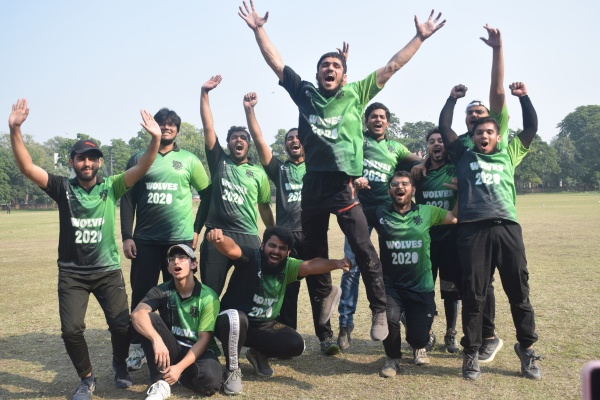
#> input picture Semester5/ES-II/ai/MediaPipe_Session/data/resized_Champions.jpg, 600 x 400 px, given in place of Champions.jpg, which was not available
$ jupyter execute 01_OpenCV_Basics.ipynb   (text cells are left out)
#> lines starting #> are read from the running program, lines starting #| are printed output that depends on the picture; pictures that were not available may be replaced by others from this repository, and a replacement may not be noted
[cell 1]
import numpy as np
import cv2 as cv
import matplotlib.pyplot as plt
import matplotlib.image as mpimg

[cell 2]
originalImg = cv.imread('./data/Champions.jpg')
#> originalImg is the input picture: shape (400, 600, 3); mean B, G, R 139.4, 146.2, 141.3
#cv.imshow('Champions 2023', originalImg)
#cv.waitKey(0)
#cv.destroyAllWindows()

[cell 3]
def displayImage(path):
#> called with path = './data/Champions.jpg'
    img = mpimg.imread(path)
    imgplot = plt.imshow(img)
    plt.show()

[cell 4]
displayImage('./data/Champions.jpg')

[cell 5]
grayImg = cv.cvtColor(originalImg, cv.COLOR_BGR2GRAY)
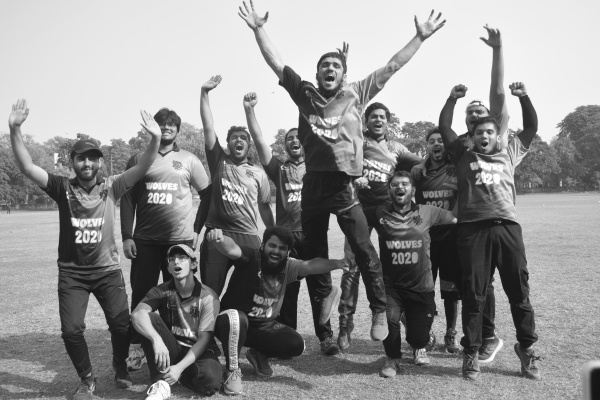
#> grayImg: shape (400, 600); min 17, max 255, mean 143.9
cv.imwrite('./data/grayscale.jpg',grayImg)
#displayImage('./data/grayscale.jpg')
img = mpimg.imread('./data/grayscale.jpg')
#> img: shape (400, 600); min 17, max 255, mean 143.9
#plt.axis("off")
imgplot = plt.imshow(img, cmap = 'gray')
plt.show()

[cell 6]
originalImg = cv.imread('./data/Champions.jpg')
print(originalImg.shape)
#| (400, 600, 3)

[cell 7]
dim = (600,400)
resizedImg = cv.resize(originalImg, dim, interpolation = cv.INTER_AREA)
cv.imwrite('./data/resized_Champions.jpg', resizedImg)
displayImage('./data/resized_Champions.jpg')
print(resizedImg.shape)
#| (400, 600, 3)

[cell 8]
originalImg = cv.imread('./data/Champions.jpg')

[cell 9]
kernel_size = (25, 25)
gBlur = cv.GaussianBlur(originalImg, kernel_size, 0)
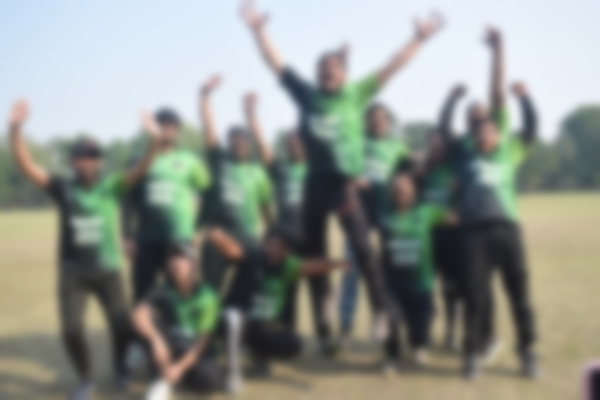
#> gBlur: shape (400, 600, 3); mean B, G, R 139.4, 146.2, 141.3
cv.imwrite('./data/gBlur_Champions.jpg', gBlur)
displayImage('./data/gBlur_Champions.jpg')

[cell 10]
mBlur = cv.medianBlur(originalImg, 25)
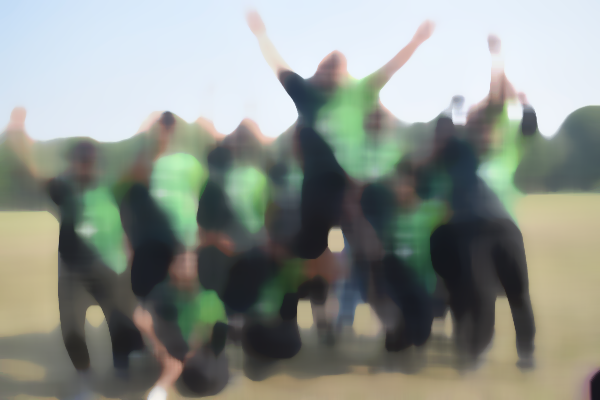
#> mBlur: shape (400, 600, 3); mean B, G, R 137.5, 144.5, 138.5
cv.imwrite('./data/mBlur_Champions.jpg', mBlur)
displayImage('./data/mBlur_Champions.jpg')

[cell 11]
video = cv.VideoCapture(0)
while(True):
    _,frame = video.read()
    cv.imshow('Webcam', frame)
    if cv.waitKey(1) & 0xFF == ord('q'):
#> (key q is pressed here)
